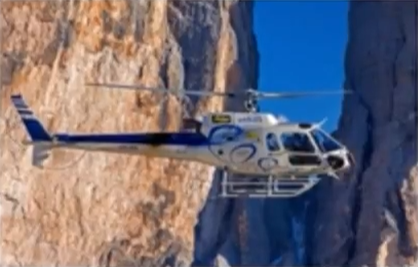
#> input picture python_opencv_project/resim_dönüşüm_dizeyi/ucak.png, 418 x 267 px
$ python 'resim_döndürme.py'
#> lines starting #> are read from the running program, lines starting #| are printed output that depends on the picture
import cv2
import numpy as np

img=cv2.imread("ucak.png",0)#0 koyunca siyah beyaz gösterir
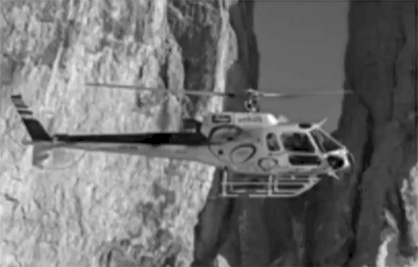
#> img: shape (267, 418); min 0, max 255, mean 112.4
row,col=img.shape #boyutları aldık
#> row = 267; col = 418

M=cv2.getRotationMatrix2D((col/2,row/2),90,1)#döndürme işlemini yaptık
#satır ve sütünları sayılara bölüp o kesimi 90 derece döndürdü ve 1 yazdığı için aynı gösterdi daha büyük sayılarda yakınlaştırır
dst=cv2.warpAffine(img,M,(row,col))
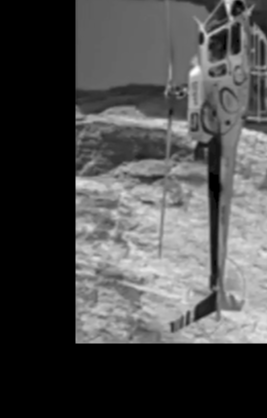
#> dst: shape (418, 267); min 0, max 254, mean 74.6

cv2.imshow("dst",dst)
cv2.waitKey(0)
cv2.destroyAllWindows()
